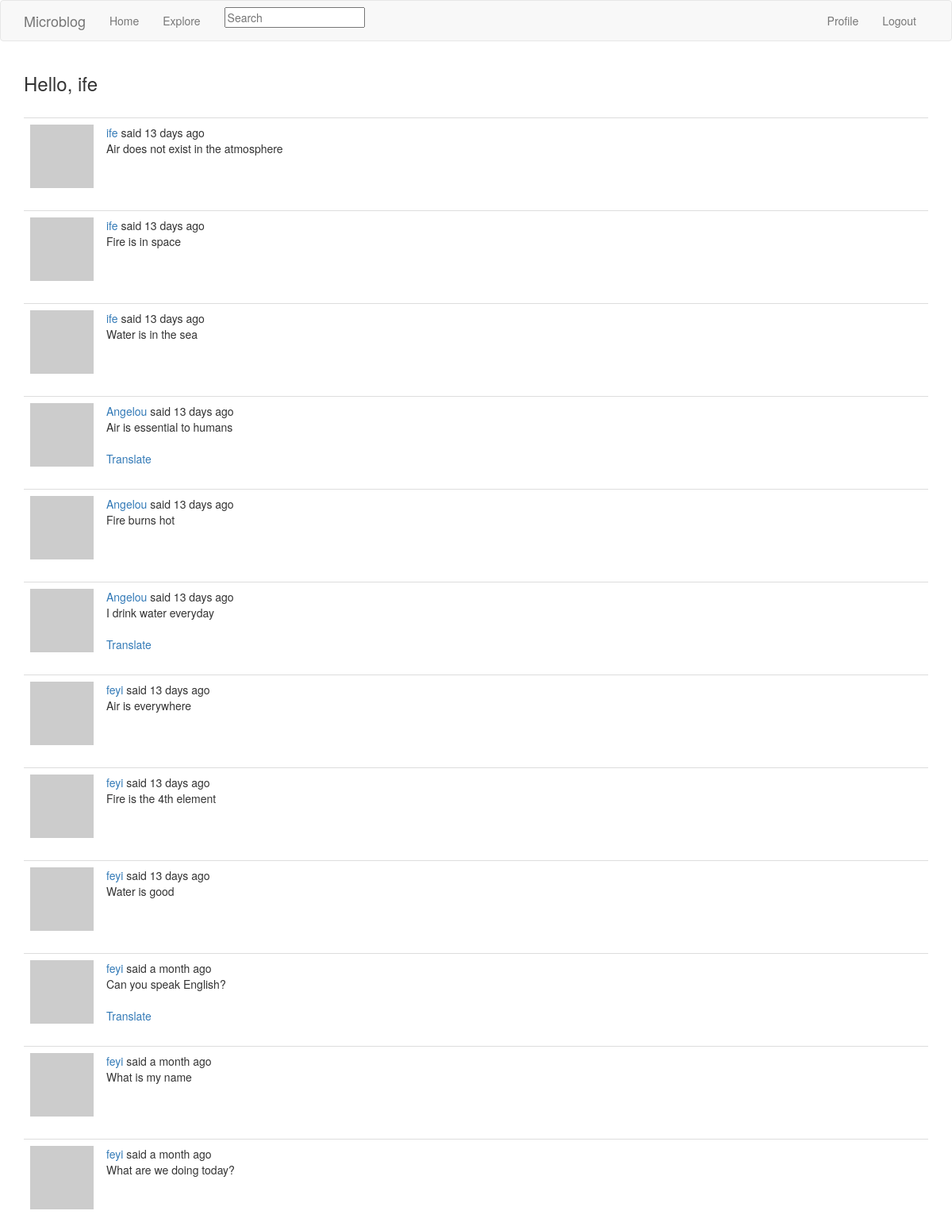
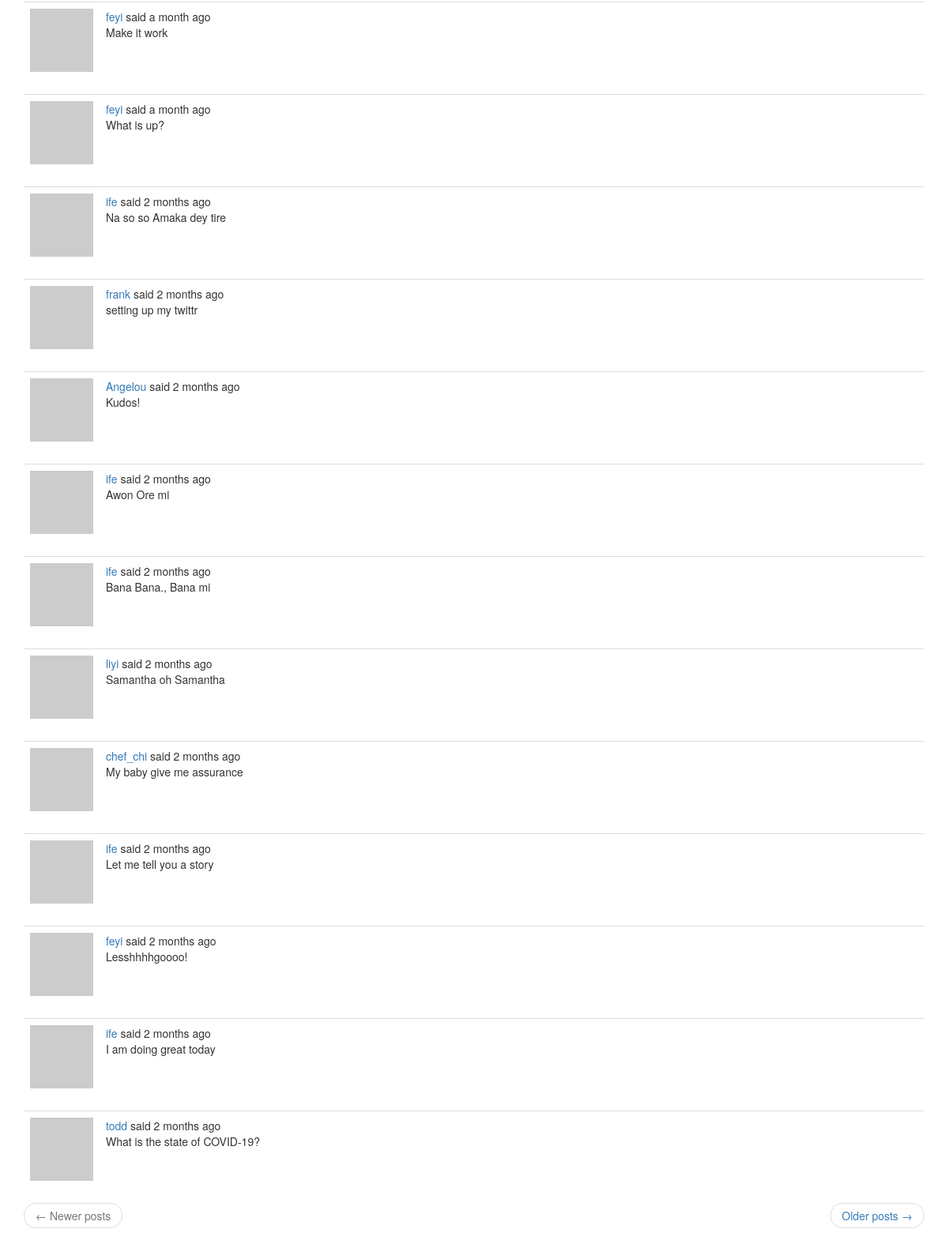
The page /explore (signed in) on the database its author committed (2 pictures, top to bottom).
### app/models.py (models this page shows, shortened)
class SearchableMixin:
    @classmethod
    def before_commit(cls, session):
        session._changes = {
            'add': list(session.new),
            'update': list(session.dirty),
            'delete': list(session.deleted)
        }
    @classmethod
    def after_commit(cls, session):
        for obj in session._changes['add']:
            if isinstance(obj, SearchableMixin):
                add_to_index(obj.__tablename__, obj)
        for obj in session._changes['update']:
            if isinstance(obj, SearchableMixin):
                add_to_index(obj.__tablename__, obj)
        for obj in session._changes['delete']:
            if isinstance(obj, SearchableMixin):
                remove_from_index(obj.__tablename__, obj)

class User(UserMixin, SearchableMixin, db.Model):
    id = db.Column(db.Integer, primary_key=True)
    username = db.Column(db.String(64), index=True, unique=True, nullable=False)
    email = db.Column(db.String(120), index=True, unique=True, nullable=False)
    password_hash = db.Column(db.String(128))
    posts = db.relationship('Post', backref='author', lazy='dynamic')
    about_me = db.Column(db.String(140))
    last_seen = db.Column(db.DateTime, default=datetime.utcnow)
    followed = db.relationship('User', secondary=followers, primaryjoin=(followers.c.follower_id == id),
                               secondaryjoin=(followers.c.followed_id == id),
                               backref=db.backref('followers', lazy='dynamic'), lazy='dynamic')
    __searchable__ = ['username']
    def avatar(self, size):
        digest = md5(self.email.lower().encode('utf-8')).hexdigest()
        return "https://gravatar.com/avatar/{0}?d=identicon&s={1}".format(digest, size)

class Post(SearchableMixin, db.Model):
    id = db.Column(db.Integer, primary_key=True)
    body = db.Column(db.String(200))
    timestamp = db.Column(db.DateTime, index=True, default=datetime.utcnow)
    user_id = db.Column(db.Integer, db.ForeignKey('user.id'))
    language = db.Column(db.String(5))
    __searchable__ = ['body']

### app/main/routes.py (the view)
@bp.route('/explore')
@login_required
def explore():
    page = request.args.get('page', 1, type=int)
    posts = Post.query.order_by(Post.timestamp.desc()).paginate(page, current_app.config['RESULTS_PER_PAGE'], False)
    next_url = url_for('main.explore', page=posts.next_num) if posts.has_next else None
    prev_url = url_for('main.explore', page=posts.prev_num) if posts.has_prev else None
    return render_template('main/index.html', posts=posts.items, next_url=next_url,
                           prev_url=prev_url, title='Explore')

### app/main/forms.py
class SearchForm(FlaskForm):
    q = StringField(_l('Search'), validators=[DataRequired()])
    def __init__(self, *args, **kwargs):
        if 'formdata' not in kwargs:
            kwargs['formdata'] = request.args
        if 'csrf_enabled' not in kwargs:
            kwargs['csrf_enabled'] = False
        super().__init__(*args, **kwargs)

### app/main/routes.py (called while the page is built)
@bp.before_request
def before_request():
    if current_user.is_authenticated:
        current_user.last_seen = datetime.utcnow()
        db.session.commit()
        g.search_form = SearchForm()
    g.locale = str(get_locale())

### app/models.py (called while the page is built)
@login.user_loader
def load_user(id):
    return User.query.get(int(id))

### app/templates/main/index.html (shortened to what this page needs)
{% extends 'main/base.html' %}
{% import 'bootstrap/wtf.html' as wtf %}
{% block app_content %}
    <h3> {{ _('Hello, %(username)s', username=current_user.username)}} </h3>
    <br>
{% for post in posts %}
{% include 'main/partials/_posts.html' %}
{% endfor %}
    <nav aria-label="...">
        <ul class="pager">
            <li class="previous{% if not prev_url %} disabled{% endif %}">
                <a href="{{ prev_url or '#' }}">
                    <span aria-hidden="true">&larr;</span> {{ _('Newer posts') }}
                </a>
            </li>
            <li class="next{% if not next_url %} disabled{% endif %}">
                <a href="{{ next_url or '#' }}">
                    {{ _('Older posts') }} <span aria-hidden="true">&rarr;</span>
                </a>
            </li>
        </ul>
    </nav>
{% endblock %}

### app/templates/main/partials/_posts.html (shortened to what this page needs)
<table class="table table-hover">
        <tr>
            <td width="70px">
                <a href="{{ url_for('main.user', username=post.author.username) }}">
                    <img src="{{ post.author.avatar(70) }}" />
                </a>
            </td>
            <td>
                    {{ _('%(username)s said %(time)s', username=user_link, time=moment(post.timestamp).fromNow()) }}
                <br>
                <span id ="post{{ post.id }}">{{ post.body }}</span>
                {% if post.language and post.language != g.locale %}
                <br>
                <br>
                <span id="translation{{ post.id }}">
                <a href="javascript:translate(
                                '#post{{ post.id }}',
                                '#translation{{ post.id }}',
                                '{{ post.language }}',
                                '{{ g.locale }}');"> {{ _('Translate') }} </a>
                </span>
                {% endif %}
            </td>
        </tr>
</table>

### rows shown on the page
Post: body "Air does not exist in the atmosphere"
Post: body "Fire is in space"
Post: body "Water is in the sea"
Post: body "Air is essential to humans"
Post: body "Fire burns hot"
Post: body "I drink water everyday"
Post: body "Air is everywhere"
Post: body "Fire is the 4th element"
Post: body "Water is good"
Post: body "Can you speak English?"
Post: body "What is my name"
Post: body "What are we doing today?"
Post: body "Make it work"
Post: body "What is up?"
Post: body "Na so so Amaka dey tire"
Post: body "setting up my twittr"
Post: body "Kudos!"
Post: body "Awon Ore mi"
Post: body "Bana Bana., Bana mi"
Post: body "Samantha oh Samantha"
Post: body "My baby give me assurance"
Post: body "Let me tell you a story"
Post: body "Lesshhhhgoooo!"
Post: body "I am doing great today"
Post: body "What is the state of COVID-19?"
